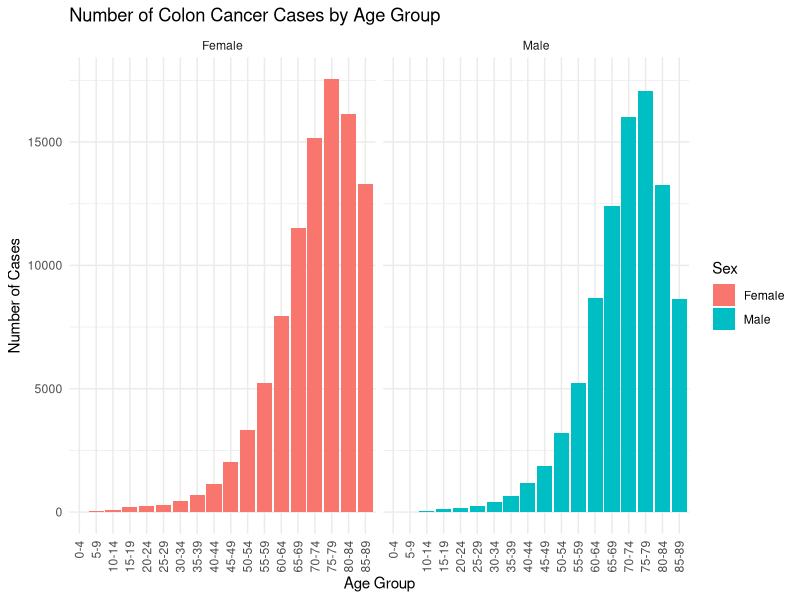
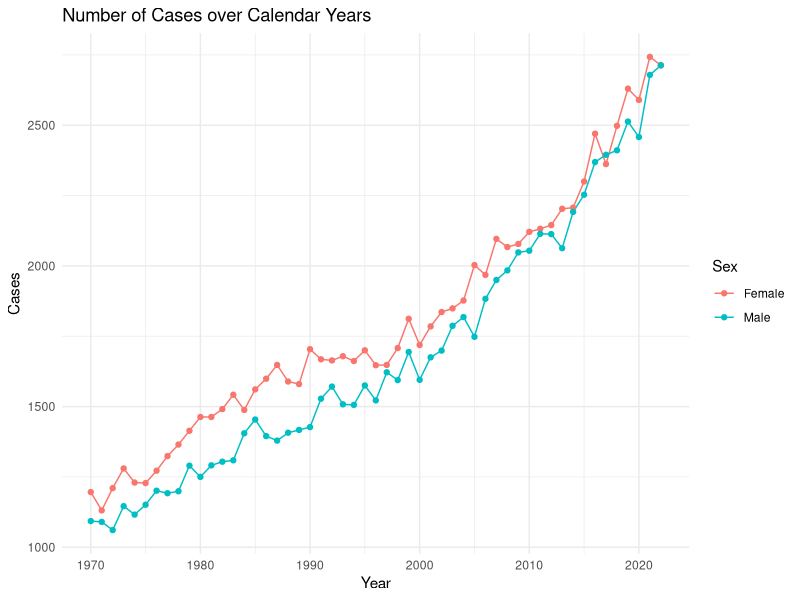
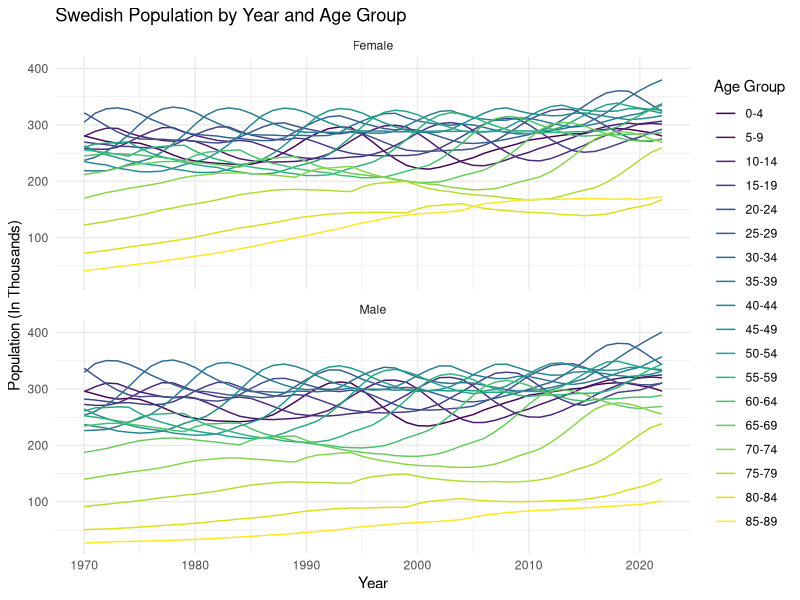
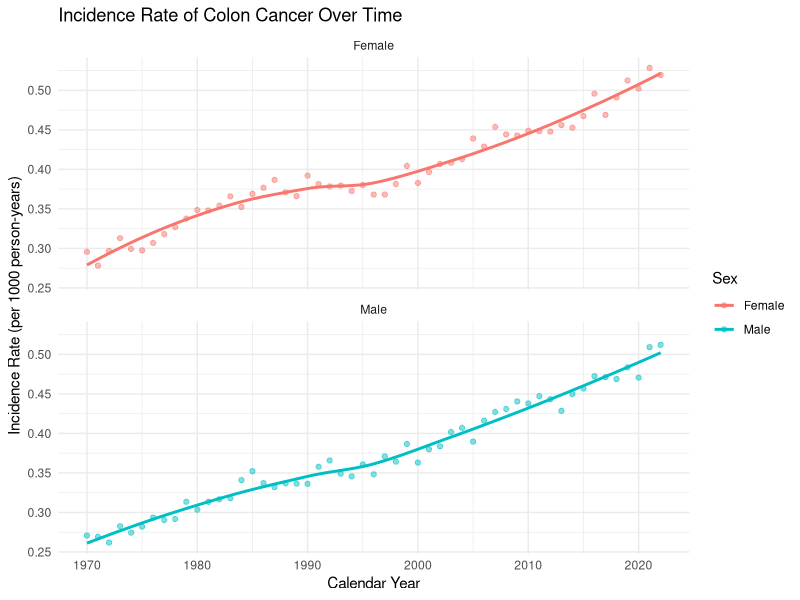
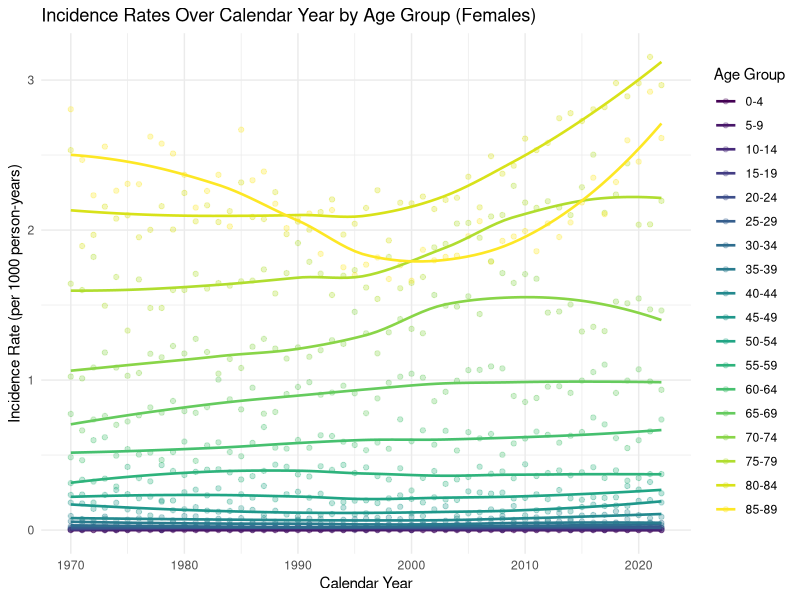
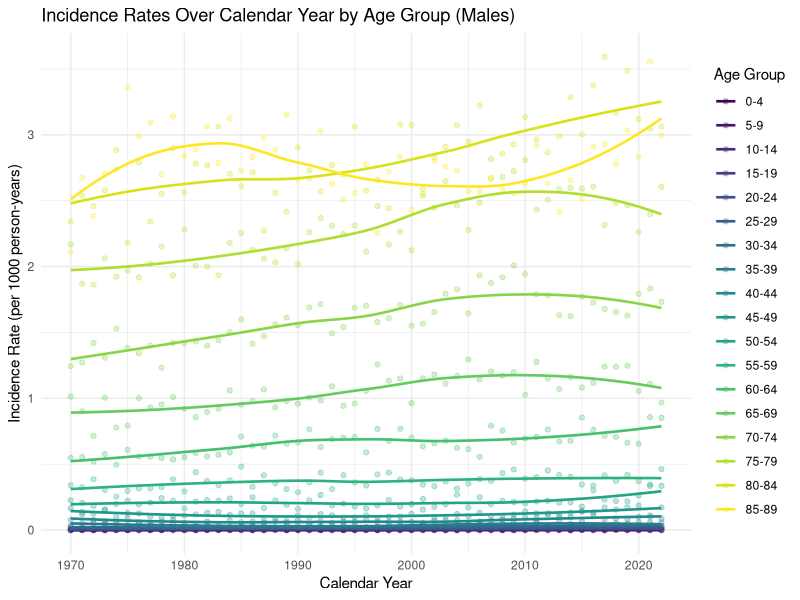
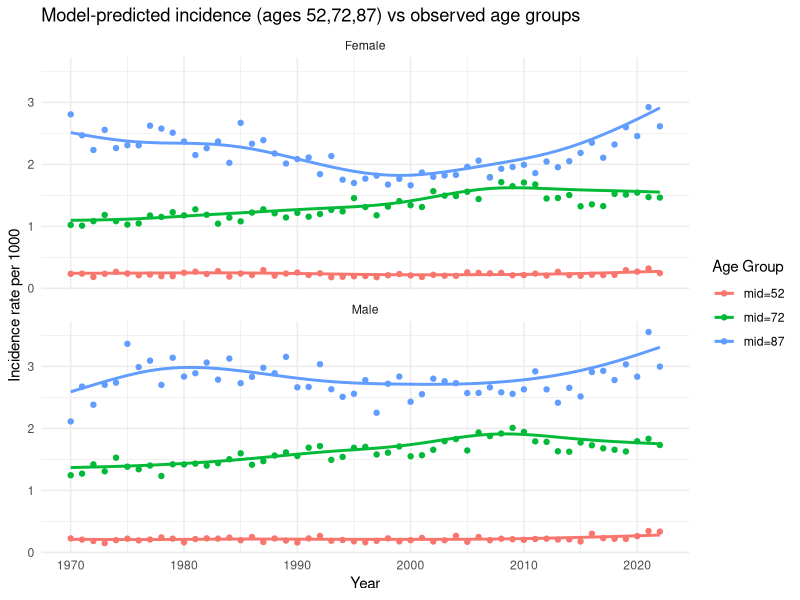
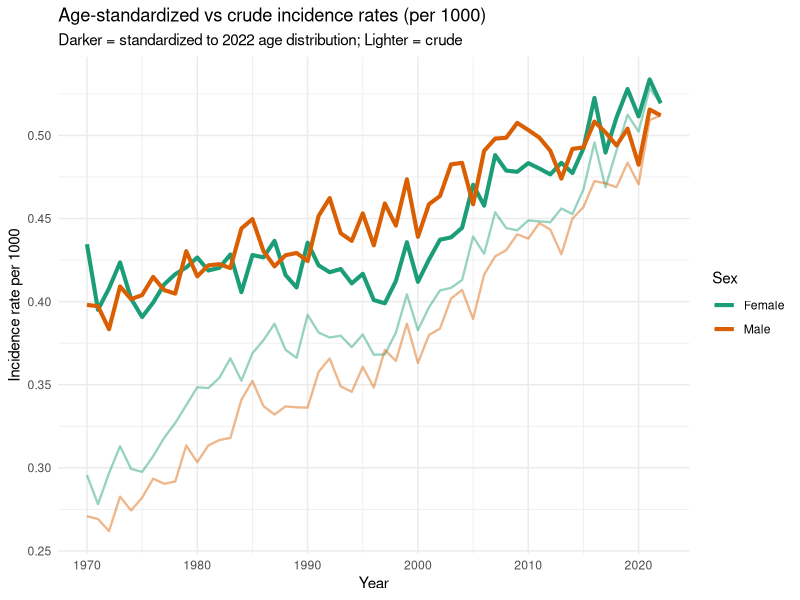

Recreate these plots in R, in order.
## ---- chunk 1
knitr::opts_chunk$set(echo = TRUE,warning = FALSE)
## ---- chunk 2
library(ggplot2)
library(RColorBrewer)
library(scales)
library(mgcv)
library(dplyr)
## ---- chunk 3
#Read in Table
cases <- read.table("cases-1.tsv")

#Need to turn first row into headers
colnames(cases) <- cases[1, ]
cases <- cases[-1, ]
## ---- chunk 4
#Clean Up Data Frame Column Types

cases$agegroup <- factor(
  cases$agegroup,
  levels = c("0-4", "5-9", "10-14", "15-19", "20-24", "25-29", "30-34",
             "35-39", "40-44", "45-49", "50-54", "55-59", "60-64", "65-69",
             "70-74", "75-79", "80-84", "85-89"),
  ordered = TRUE
)

cases$sex <- factor(cases$sex)
cases$year <- as.numeric(cases$year)
cases$n <- as.numeric(cases$n)
## ---- chunk 5
 #Graph showing the number of cases by age group and sex.
ggplot(cases, aes(x = agegroup, y = n, fill = sex)) +
  geom_col() +
  facet_wrap(~ sex) +
  theme_minimal() +
  labs(
    title = "Number of Colon Cancer Cases by Age Group",
    fill = "Sex",
    x = "Age Group",
    y = "Number of Cases"
  ) +
  theme(axis.text.x = element_text(angle = 90, hjust = 1, vjust = 0.5))
## ---- chunk 6
#Obtain the total number of cases in each calendar year by males and females
cases_by_year <- aggregate(n ~ year + sex, data = cases, sum)

#Create graphs showing the number of cases over calendar years,
#separately for males and females
ggplot(cases_by_year, aes(x = year, y = n, color = sex)) +
  geom_line() +
  geom_point() +
  labs(
    title = "Number of Cases over Calendar Years",
    color = "Sex",
    x = "Year",
    y = "Cases") +
  theme_minimal()

## ---- chunk 7
#Read in the table
population <- read.table("population-1.tsv")

#Need to turn first row into headers
colnames(population) <- population[1, ]
population <- population[-1, ]
## ---- chunk 8
#Clean up the Dataframe
population$agegroup <- factor(
  population$agegroup,
  levels = c("0-4", "5-9", "10-14", "15-19", "20-24", "25-29", "30-34", 
             "35-39", "40-44", "45-49", "50-54", "55-59", "60-64", "65-69", 
             "70-74", "75-79", "80-84", "85-89"),
  ordered = TRUE
)

population$sex <- factor(population$sex)
population$year <- as.numeric(population$year)
population$n_pop <- as.numeric(population$n_pop)
## ---- chunk 9
#Create graphs that illustrate the population size over age groups 
#and calendar year simultaneously, separately by males and females.

ggplot(population, aes(x = year, y = n_pop, color = agegroup)) +
  geom_line() +
  facet_wrap(~ sex, ncol = 1) +
  scale_y_continuous(labels = label_number(scale = 1e-3,)) +
  labs(
    title = "Swedish Population by Year and Age Group",
    color = "Age Group",
    x = "Year",
    y = "Population (In Thousands)") +
  theme_minimal()
## ---- chunk 10
#Merged information on number of cases and the number of persons at risk in each year, 
#for each age group and sex. 
merged_df <- merge(cases, population, by = c("agegroup", "year", "sex"))

#Separate data frame with the total number of cases 
#and the total population size in each calendar year by males and females.

cases_sum <- aggregate(n ~ year + sex, data = merged_df, sum)
population_sum <- aggregate(n_pop ~ year + sex, data = merged_df, sum)
summary_df <- merge(cases_sum, population_sum, by = c("year", "sex"))
## ---- chunk 11
# Create incidence rates

# Age incidence rates (agegroup × year × sex)
merged_df$Incidencerate <- merged_df$n / merged_df$n_pop
merged_df$Incidencerate_per1000 <- merged_df$Incidencerate * 1000

# Summary incidence rates (year × sex totals)
summary_df$Incidencerate <- summary_df$n / summary_df$n_pop
summary_df$Incidencerate_per1000 <- summary_df$Incidencerate * 1000

# Example rows 
cat("\n Example rows (summary_df) \n")
print(summary_df[sample(nrow(summary_df), 5),
                 c("year", "sex", "n", "n_pop", "Incidencerate",
                   "Incidencerate_per1000")])

cat("\n Example rows (merged_df) \n")
print(merged_df[sample(nrow(merged_df), 5),
                c("agegroup", "year", "sex", "n", "n_pop","Incidencerate",
                  "Incidencerate_per1000")])
## ---- chunk 12
# Plot the Incidence Rate 
ggplot(summary_df, aes(x = year, y = Incidencerate_per1000, color = sex)) +
  geom_point(alpha = 0.5) +                    # show actual data points
  geom_smooth(method = "loess", se = FALSE) +  # smoother curve
  facet_wrap(~ sex, ncol = 1) +                # separate for males/females
  theme_minimal() +
  labs(
    title = "Incidence Rate of Colon Cancer Over Time",
    x = "Calendar Year",
    y = "Incidence Rate (per 1000 person-years)",
    color = "Sex"
  )
## ---- chunk 13
# Fit Poisson Regression Model
poisson_model <- glm(
  n ~ year + sex,                 # independent variables
  offset = log(n_pop),            # log of population size as offset
  family = poisson(link = "log"), # Poisson model
  data = summary_df
)

# View model summary
summary(poisson_model)
## ---- chunk 14
#Two separate incidence rate graphs. First one only for females and the second
#one for males.

female_df <- subset(merged_df, sex == "Female")

ggplot(female_df, aes(x = year,
y = Incidencerate_per1000,
color = agegroup)) +
geom_point(alpha = 0.3) +
geom_smooth(se = FALSE, method = "loess", linewidth = 0.9) +
theme_minimal() +
labs(
title = "Incidence Rates Over Calendar Year by Age Group (Females)",
x = "Calendar Year",
y = "Incidence Rate (per 1000 person-years)",
color = "Age Group"
)

male_df <- subset(merged_df, sex == "Male")

ggplot(male_df, aes(x = year,
y = Incidencerate_per1000,
color = agegroup)) +
geom_point(alpha = 0.3) +
geom_smooth(se = FALSE, method = "loess", linewidth = 0.9) +
theme_minimal() +
labs(
title = "Incidence Rates Over Calendar Year by Age Group (Males)",
x = "Calendar Year",
y = "Incidence Rate (per 1000 person-years)",
color = "Age Group")
## ---- chunk 15
#Fit Poisson model with age-specific counts
#    - Dependent variable: n (number of cases)
#    - Offset: log(n_pop) (age-specific population size)
#    - Predictors: year, sex, agegroup + all interactions
poisson_age_model <- glm(
  n ~ year * sex * agegroup,
  offset = log(n_pop),
  family = poisson(link = "log"),
  data = merged_df
)

summary(poisson_age_model)

## ---- chunk 16

#Creating new data for predictions for age group 70-74 in 1970 and 2020 from
#the model above.
newdata_70_74 <- data.frame(
  year     = c(1970, 1970, 2020, 2020),
  sex      = factor(c("Female", "Male", "Female", "Male"),
                    levels = levels(merged_df$sex)),
  agegroup = factor(rep("70-74", 4),
                    levels = levels(merged_df$agegroup)),
  #Set n_pop to 1 so predicted value is a rate.
  n_pop    = 1 
)

#Predicted incidence rates per person-year.
newdata_70_74$IR <- predict(
  poisson_age_model,
  newdata = newdata_70_74,
  type = "response"
)

#Convert to incidence per 1000 person-years
newdata_70_74$IR_per_1000 <- newdata_70_74$IR * 1000

newdata_70_74

## ---- chunk 17
if (!"age_mid" %in% names(merged_df)) {
  merged_df <- merged_df %>%
    mutate(
      age_start = as.numeric(sub("^(\\d+)-.*$", "\\1", agegroup)),
      age_end   = as.numeric(sub("^.*-(\\d+)$", "\\1", agegroup)),
      age_mid   = (age_start + age_end) / 2
    ) %>% select(-age_start, -age_end)
}


merged_df$sex <- factor(merged_df$sex)

# Fit GAM: year, age spline
gam_model <- gam(
  n ~ sex +
    s(age_mid,  by = sex, k = 8) +
    s(year,     by = sex, k = 10) +
    ti(year, age_mid, by = sex, k = c(8,6)),
  offset = log(n_pop),
  family = poisson,
  data = merged_df,
  method = "REML"
)

summary(gam_model)

# Predict for ages 52,72,87 across all years
pred_ages <- c(52, 72, 87)
years     <- sort(unique(merged_df$year))
sex_levels <- levels(merged_df$sex)

newpred <- expand.grid(
  year = years,
  sex  = sex_levels,
  age_mid = pred_ages
)

newpred$n_pop <- 1
newpred$pred_rate <- predict(gam_model, newdata = newpred, type = "response")
newpred$pred_rate_per1000 <- newpred$pred_rate * 1000
newpred$age_label <- paste0("mid=", newpred$age_mid)

# Observed: pick groups 50–54, 70–74, 85–89
obs_groups <- c("50-54", "70-74", "85-89")
age_mid_map <- data.frame(
  agegroup = obs_groups,
  age_mid = c(52, 72, 87)
)

obs_df <- merged_df %>%
  filter(agegroup %in% obs_groups) %>%
  group_by(year, sex, agegroup) %>%
  summarise(n = sum(n), n_pop = sum(n_pop), .groups = "drop") %>%
  mutate(obs_rate_per1000 = n / n_pop * 1000) %>%
  left_join(age_mid_map, by = "agegroup") %>%
  mutate(age_label = paste0("mid=", age_mid))

# Plot: model (line) vs observed (points)
ggplot() +
  geom_line(
    data = newpred,
    aes(x = year, y = pred_rate_per1000, color = age_label),
    linewidth = 1
  ) +
  geom_point(
    data = obs_df,
    aes(x = year, y = obs_rate_per1000, color = age_label),
    linewidth = 2
  ) +
  facet_wrap(~ sex, ncol = 1) +
  scale_color_discrete(name = "Age Group") +
  labs(
    title = "Model-predicted incidence (ages 52,72,87) vs observed age groups",
    x = "Year", y = "Incidence rate per 1000"
  ) +
  theme_minimal()
## ---- chunk 18
# Get sex-specific 2022 age distribution (weights)

pop2022 <- merged_df %>%
  filter(year == 2022) %>%
  group_by(sex, agegroup) %>%
  summarise(n_pop = sum(n_pop), .groups = "drop") %>%
  group_by(sex) %>%
  mutate(weight = n_pop / sum(n_pop)) %>%
  ungroup()

# Compute age-specific incidence rates

rates <- merged_df %>%
  mutate(IR = n / n_pop)   # per person-year

# Direct age standardisation for each year and sex

std_rates <- rates %>%
  left_join(pop2022 %>% select(sex, agegroup, weight),
            by = c("sex", "agegroup")) %>%
  group_by(year, sex) %>%
  summarise(
    std_IR = sum(IR * weight),               # standardized rate
    std_IR_1000 = std_IR * 1000,             # per 1000
    .groups = "drop"
  )

# Compute the crude (non-age-standardized) rates per 1000

crude_rates <- summary_df %>%
  mutate(crude_IR_1000 = (n / n_pop) * 1000)

# Plot standardized vs non-standardized curves

ggplot() +
  # Crude (non-standardized): lighter line
  geom_line(data = crude_rates,
            aes(x = year, y = crude_IR_1000, color = sex),
            linewidth = 0.8, alpha = 0.45) +

  # Standardized: darker line
  geom_line(data = std_rates,
            aes(x = year, y = std_IR_1000, color = sex),
            linewidth = 1.4) +



  theme_minimal() +
  labs(
    title = "Age-standardized vs crude incidence rates (per 1000)",
    subtitle = "Darker = standardized to 2022 age distribution; Lighter = crude",
    x = "Year",
    y = "Incidence rate per 1000",
    color = "Sex"
  ) +
  scale_color_brewer(palette = "Dark2")


## ---- chunk 19

# Fit Poisson regression with full interactions

poisson_age_model <- glm(
  n ~ year * sex * agegroup,
  offset = log(n_pop),
  family = poisson(link = "log"),
  data = merged_df
)


# Get 2022 standard population distribution (sex-specific)

std_pop <- subset(population, year == 2022)

# Sex-specific weight within each sex
std_pop$weight <- std_pop$n_pop / ave(std_pop$n_pop, std_pop$sex, FUN = sum)


# Create prediction dataset for all ages, both sexes

new_pred <- expand.grid(
  year     = c(1970, 2020),
  sex      = levels(merged_df$sex),
  agegroup = levels(merged_df$agegroup)
)

# Predict rate → set offset = log(1)
new_pred$n_pop <- 1


# Predict age-specific incidence rates from model

new_pred$IR <- predict(
  poisson_age_model,
  newdata = new_pred,
  type = "response"
)


# Merge predicted rates with the 2022 standard weights

new_pred <- merge(
  new_pred,
  std_pop[, c("sex", "agegroup", "weight")],
  by = c("sex", "agegroup"),
  all.x = TRUE
)


# Compute age-standardised rates (ASR)
# ASR = Sum_a  (predicted rate × 2022 weight)

ASR <- aggregate(
  IR * weight ~ year + sex,
  data = new_pred,
  sum
)

names(ASR)[3] <- "ASR"

ASR$ASR_per_1000 <- ASR$ASR * 1000

print(ASR)

